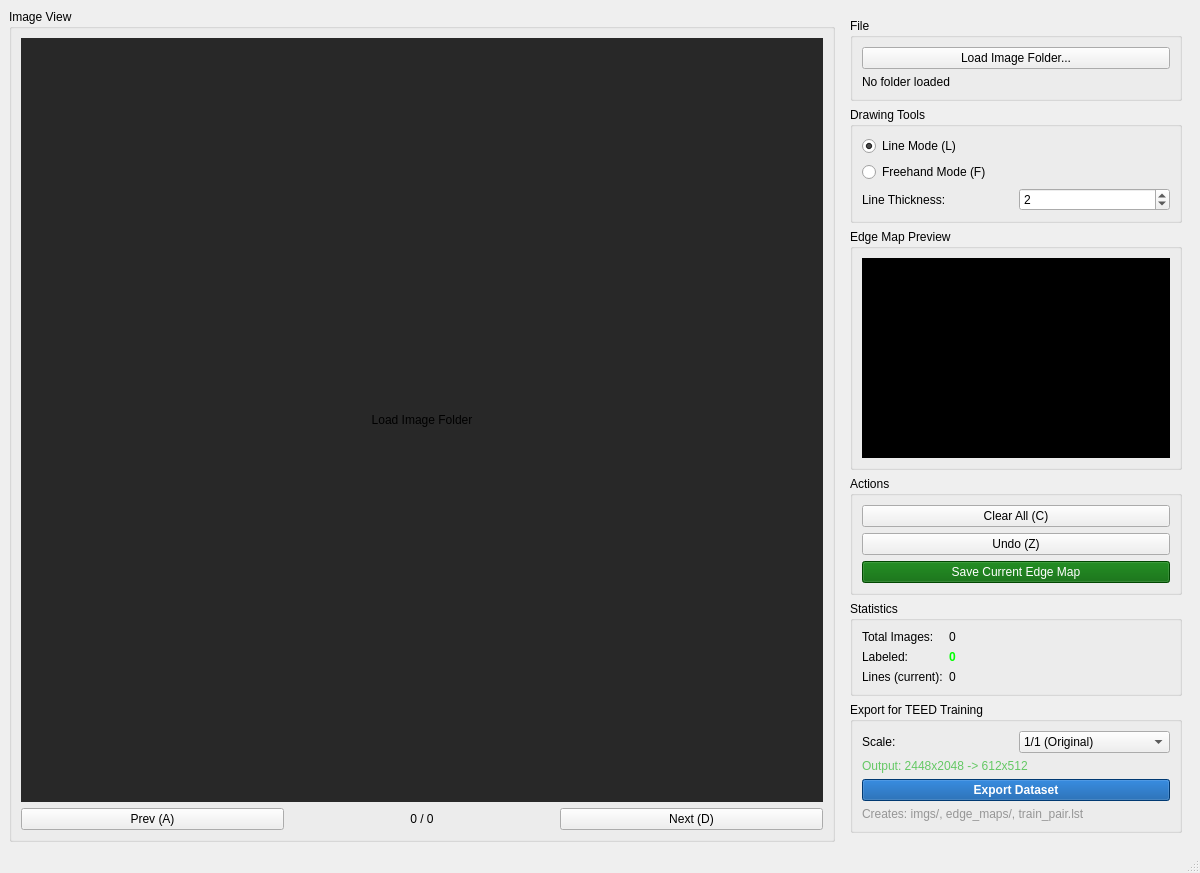
<?xml version="1.0" encoding="UTF-8"?>
<ui version="4.0">
 <class>MainWindow</class>
 <widget class="QMainWindow" name="MainWindow">
  <property name="geometry">
   <rect>
    <x>0</x>
    <y>0</y>
    <width>1200</width>
    <height>800</height>
   </rect>
  </property>
  <property name="windowTitle">
   <string>TEED Edge Labeler</string>
  </property>
  <widget class="QWidget" name="centralwidget">
   <layout class="QHBoxLayout" name="horizontalLayout_main">

    <!-- 왼쪽: 이미지 영역 -->
    <item>
     <widget class="QGroupBox" name="groupBox_image">
      <property name="title">
       <string>Image View</string>
      </property>
      <property name="minimumSize">
       <size>
        <width>800</width>
        <height>0</height>
       </size>
      </property>
      <layout class="QVBoxLayout" name="verticalLayout_image">
       <item>
        <widget class="QLabel" name="label_image">
         <property name="minimumSize">
          <size>
           <width>780</width>
           <height>600</height>
          </size>
         </property>
         <property name="styleSheet">
          <string>background-color: rgb(40, 40, 40);</string>
         </property>
         <property name="text">
          <string>Load Image Folder</string>
         </property>
         <property name="alignment">
          <set>Qt::AlignCenter</set>
         </property>
        </widget>
       </item>
       <!-- 이미지 네비게이션 -->
       <item>
        <layout class="QHBoxLayout" name="horizontalLayout_nav">
         <item>
          <widget class="QPushButton" name="btn_prev">
           <property name="text">
            <string>Prev (A)</string>
           </property>
           <property name="shortcut">
            <string>A</string>
           </property>
          </widget>
         </item>
         <item>
          <widget class="QLabel" name="label_image_info">
           <property name="text">
            <string>0 / 0</string>
           </property>
           <property name="alignment">
            <set>Qt::AlignCenter</set>
           </property>
          </widget>
         </item>
         <item>
          <widget class="QPushButton" name="btn_next">
           <property name="text">
            <string>Next (D)</string>
           </property>
           <property name="shortcut">
            <string>D</string>
           </property>
          </widget>
         </item>
        </layout>
       </item>
      </layout>
     </widget>
    </item>

    <!-- 오른쪽: 컨트롤 패널 -->
    <item>
     <widget class="QWidget" name="widget_controls">
      <property name="maximumSize">
       <size>
        <width>350</width>
        <height>16777215</height>
       </size>
      </property>
      <layout class="QVBoxLayout" name="verticalLayout_controls">

       <!-- 파일 작업 -->
       <item>
        <widget class="QGroupBox" name="groupBox_file">
         <property name="title">
          <string>File</string>
         </property>
         <layout class="QVBoxLayout" name="verticalLayout_file">
          <item>
           <widget class="QPushButton" name="btn_load_folder">
            <property name="text">
             <string>Load Image Folder...</string>
            </property>
           </widget>
          </item>
          <item>
           <widget class="QLabel" name="label_folder_path">
            <property name="text">
             <string>No folder loaded</string>
            </property>
            <property name="wordWrap">
             <bool>true</bool>
            </property>
           </widget>
          </item>
         </layout>
        </widget>
       </item>

       <!-- 그리기 도구 -->
       <item>
        <widget class="QGroupBox" name="groupBox_draw">
         <property name="title">
          <string>Drawing Tools</string>
         </property>
         <layout class="QVBoxLayout" name="verticalLayout_draw">
          <item>
           <widget class="QRadioButton" name="radio_line">
            <property name="text">
             <string>Line Mode (L)</string>
            </property>
            <property name="checked">
             <bool>true</bool>
            </property>
            <property name="shortcut">
             <string>L</string>
            </property>
           </widget>
          </item>
          <item>
           <widget class="QRadioButton" name="radio_freehand">
            <property name="text">
             <string>Freehand Mode (F)</string>
            </property>
            <property name="shortcut">
             <string>F</string>
            </property>
           </widget>
          </item>
          <item>
           <layout class="QHBoxLayout" name="horizontalLayout_thickness">
            <item>
             <widget class="QLabel" name="label_thickness">
              <property name="text">
               <string>Line Thickness:</string>
              </property>
             </widget>
            </item>
            <item>
             <widget class="QSpinBox" name="spinBox_thickness">
              <property name="minimum">
               <number>1</number>
              </property>
              <property name="maximum">
               <number>10</number>
              </property>
              <property name="value">
               <number>2</number>
              </property>
             </widget>
            </item>
           </layout>
          </item>
         </layout>
        </widget>
       </item>

       <!-- Edge Map 미리보기 -->
       <item>
        <widget class="QGroupBox" name="groupBox_preview">
         <property name="title">
          <string>Edge Map Preview</string>
         </property>
         <layout class="QVBoxLayout" name="verticalLayout_preview">
          <item>
           <widget class="QLabel" name="label_edge_preview">
            <property name="minimumSize">
             <size>
              <width>300</width>
              <height>200</height>
             </size>
            </property>
            <property name="styleSheet">
             <string>background-color: rgb(0, 0, 0);</string>
            </property>
            <property name="text">
             <string>Edge Map</string>
            </property>
            <property name="alignment">
             <set>Qt::AlignCenter</set>
            </property>
           </widget>
          </item>
         </layout>
        </widget>
       </item>

       <!-- 액션 버튼 -->
       <item>
        <widget class="QGroupBox" name="groupBox_actions">
         <property name="title">
          <string>Actions</string>
         </property>
         <layout class="QVBoxLayout" name="verticalLayout_actions">
          <item>
           <widget class="QPushButton" name="btn_clear">
            <property name="text">
             <string>Clear All (C)</string>
            </property>
            <property name="shortcut">
             <string>C</string>
            </property>
           </widget>
          </item>
          <item>
           <widget class="QPushButton" name="btn_undo">
            <property name="text">
             <string>Undo (Z)</string>
            </property>
            <property name="shortcut">
             <string>Ctrl+Z</string>
            </property>
           </widget>
          </item>
          <item>
           <widget class="QPushButton" name="btn_save_current">
            <property name="text">
             <string>Save Current Edge Map</string>
            </property>
            <property name="styleSheet">
             <string>background-color: rgb(0, 100, 0); color: white;</string>
            </property>
           </widget>
          </item>
         </layout>
        </widget>
       </item>

       <!-- 통계 -->
       <item>
        <widget class="QGroupBox" name="groupBox_stats">
         <property name="title">
          <string>Statistics</string>
         </property>
         <layout class="QFormLayout" name="formLayout_stats">
          <item row="0" column="0">
           <widget class="QLabel" name="label_total_text">
            <property name="text">
             <string>Total Images:</string>
            </property>
           </widget>
          </item>
          <item row="0" column="1">
           <widget class="QLabel" name="label_total_count">
            <property name="text">
             <string>0</string>
            </property>
           </widget>
          </item>
          <item row="1" column="0">
           <widget class="QLabel" name="label_labeled_text">
            <property name="text">
             <string>Labeled:</string>
            </property>
           </widget>
          </item>
          <item row="1" column="1">
           <widget class="QLabel" name="label_labeled_count">
            <property name="text">
             <string>0</string>
            </property>
            <property name="styleSheet">
             <string>color: rgb(0, 255, 0); font-weight: bold;</string>
            </property>
           </widget>
          </item>
          <item row="2" column="0">
           <widget class="QLabel" name="label_lines_text">
            <property name="text">
             <string>Lines (current):</string>
            </property>
           </widget>
          </item>
          <item row="2" column="1">
           <widget class="QLabel" name="label_lines_count">
            <property name="text">
             <string>0</string>
            </property>
           </widget>
          </item>
         </layout>
        </widget>
       </item>

       <!-- 데이터셋 내보내기 -->
       <item>
        <widget class="QGroupBox" name="groupBox_export">
         <property name="title">
          <string>Export for TEED Training</string>
         </property>
         <layout class="QVBoxLayout" name="verticalLayout_export">
          <item>
           <layout class="QHBoxLayout" name="horizontalLayout_scale">
            <item>
             <widget class="QLabel" name="label_scale">
              <property name="text">
               <string>Scale:</string>
              </property>
             </widget>
            </item>
            <item>
             <widget class="QComboBox" name="comboBox_scale">
              <item>
               <property name="text">
                <string>1/1 (Original)</string>
               </property>
              </item>
              <item>
               <property name="text">
                <string>1/2 (Half)</string>
               </property>
              </item>
              <item>
               <property name="text">
                <string>1/4 (Quarter)</string>
               </property>
              </item>
             </widget>
            </item>
           </layout>
          </item>
          <item>
           <widget class="QLabel" name="label_output_size">
            <property name="text">
             <string>Output: 2448x2048 -> 612x512</string>
            </property>
            <property name="styleSheet">
             <string>color: rgb(100, 200, 100);</string>
            </property>
           </widget>
          </item>
          <item>
           <widget class="QPushButton" name="btn_export">
            <property name="text">
             <string>Export Dataset</string>
            </property>
            <property name="styleSheet">
             <string>background-color: rgb(0, 80, 160); color: white; font-weight: bold;</string>
            </property>
           </widget>
          </item>
          <item>
           <widget class="QLabel" name="label_export_info">
            <property name="text">
             <string>Creates: imgs/, edge_maps/, train_pair.lst</string>
            </property>
            <property name="wordWrap">
             <bool>true</bool>
            </property>
            <property name="styleSheet">
             <string>color: rgb(150, 150, 150);</string>
            </property>
           </widget>
          </item>
         </layout>
        </widget>
       </item>

       <!-- 스페이서 -->
       <item>
        <spacer name="verticalSpacer">
         <property name="orientation">
          <enum>Qt::Vertical</enum>
         </property>
         <property name="sizeHint" stdset="0">
          <size>
           <width>20</width>
           <height>40</height>
          </size>
         </property>
        </spacer>
       </item>

      </layout>
     </widget>
    </item>
   </layout>
  </widget>

  <!-- 상태바 -->
  <widget class="QStatusBar" name="statusbar"/>

 </widget>

 <resources/>
 <connections/>
</ui>
